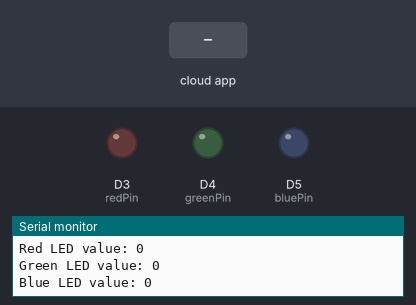
A sketch run on a simulated Arduino Nano 33 IoT. Shown: output pins drawn as LEDs (lit = HIGH), the last lines printed to the serial monitor. The test bench sets the inputs (shaded band). WiFi joins after 1.5 s; servers stay silent unless stated; the Firebase database answers and starts empty.

Above: at 2.7 s.
2.8 s: the phone or cloud app sets red to 1
At 4.0 s:
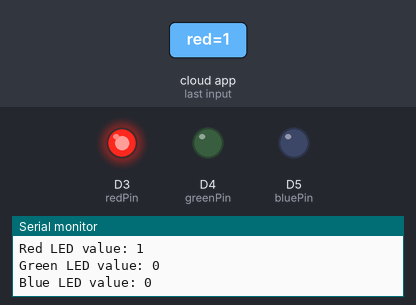
4.6 s: the phone or cloud app sets green to 1
At 5.3 s:
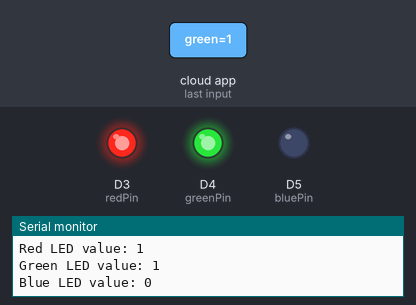
6.2 s: the phone or cloud app sets blue to 1
At 7.5 s:
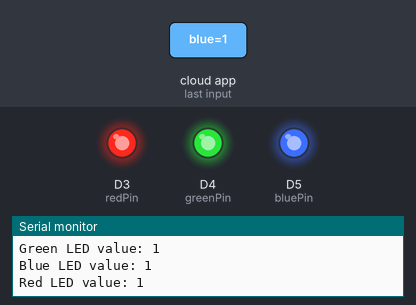
7.8 s: the phone or cloud app sets red to 0
At 9.7 s:
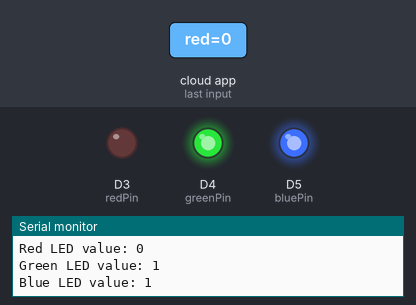
10.4 s: the phone or cloud app sets green to 0
At 11.0 s:
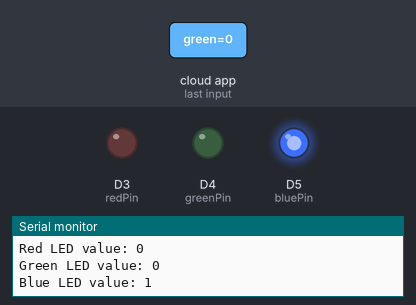
12.0 s: the phone or cloud app sets red to 1
At 13.7 s:
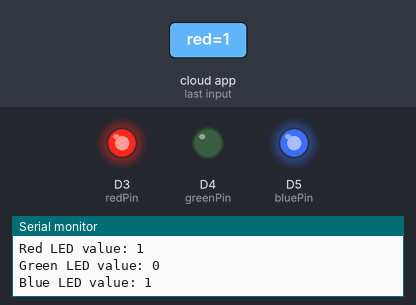
Timing chart, 0 to 15.2 s (numbered marks = the images above; inputs shaded):
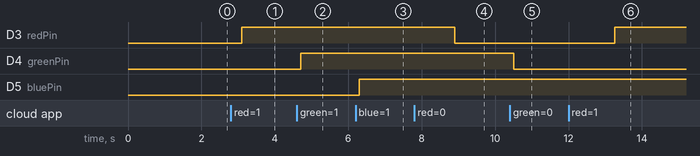

Measured:
- after the input at 2.8 s, D3 (redPin): LOW → HIGH after 0.30 s
- after the input at 4.6 s, D4 (greenPin): LOW → HIGH after 0.10 s
- after the input at 6.2 s, D5 (bluePin): LOW → HIGH after 0.10 s
- after the input at 7.8 s, D3 (redPin): HIGH → LOW after 1.1 s
- after the input at 10.4 s, D4 (greenPin): HIGH → LOW after 0.11 s
- after the input at 12.0 s, D3 (redPin): LOW → HIGH after 1.3 s

The sketch:

led.ino
```cpp
#include <WiFiNINA.h>  // For Arduino Nano 33 IoT WiFi functionality
#include <ArduinoJson.h>  // Firebase uses JSON format for communication
#include <Firebase_Arduino_WiFiNINA.h>  // Firebase library for WiFiNINA boards

// Define pin numbers for the LEDs
const int redPin = 3;
const int greenPin = 4;
const int bluePin = 5;

// Firebase settings
FirebaseData firebaseData;
String firebaseHost = "task210-hd-default-rtdb.firebaseio.com";  // Your Firebase URL
String firebaseAuth = "68MQKzvjULnZJ7TiF8gZyXaFd7Mjox3mZT92AysT";  // Replace with your Firebase Auth Key

// Wi-Fi credentials
char ssid[] = "Airtel_k19vandana";  // Replace with your Wi-Fi SSID
char pass[] = "OmShiv193";  // Replace with your Wi-Fi password

void setup() {
  Serial.begin(9600);

  // Initialize Wi-Fi
  WiFi.begin(ssid, pass);
  while (WiFi.status() != WL_CONNECTED) {
    delay(1000);
    Serial.println("Connecting to WiFi...");
  }
  Serial.println("Connected to WiFi");

  // Initialize Firebase
  Firebase.begin(firebaseHost, firebaseAuth, ssid, pass);
  Firebase.reconnectWiFi(true);

  // Set pin modes for the LEDs
  pinMode(redPin, OUTPUT);
  pinMode(greenPin, OUTPUT);
  pinMode(bluePin, OUTPUT);

  // Turn off all LEDs initially
  digitalWrite(redPin, LOW);
  digitalWrite(greenPin, LOW);
  digitalWrite(bluePin, LOW);
}

void loop() {
  // Fetch the status for each LED from Firebase
  if (Firebase.getInt(firebaseData, "/lights/red")) {  // Getting value for red LED
    int redStatus = firebaseData.intData();
    Serial.print("Red LED value: ");
    Serial.println(redStatus);
    digitalWrite(redPin, redStatus);  // Set the red LED based on the value
  } else {
    Serial.println("Failed to get data for Red LED: " + firebaseData.errorReason());
  }

  if (Firebase.getInt(firebaseData, "/lights/green")) {  // Getting value for green LED
    int greenStatus = firebaseData.intData();
    Serial.print("Green LED value: ");
    Serial.println(greenStatus);
    digitalWrite(greenPin, greenStatus);  // Set the green LED based on the value
  } else {
    Serial.println("Failed to get data for Green LED: " + firebaseData.errorReason());
  }

  if (Firebase.getInt(firebaseData, "/lights/blue")) {  // Getting value for blue LED
    int blueStatus = firebaseData.intData();
    Serial.print("Blue LED value: ");
    Serial.println(blueStatus);
    digitalWrite(bluePin, blueStatus);  // Set the blue LED based on the value
  } else {
    Serial.println("Failed to get data for Blue LED: " + firebaseData.errorReason());
  }

  delay(1000);  // Poll every 1 second
}
```
